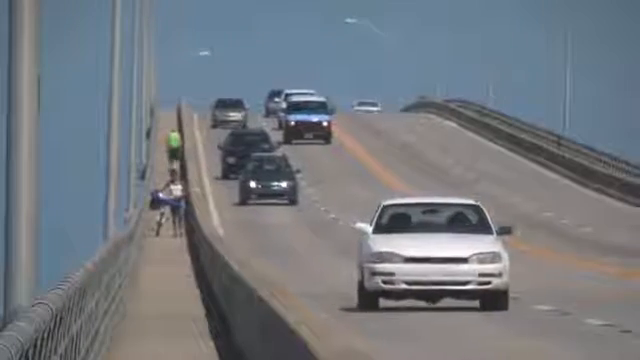
#> input picture frame 91 of videos/file slow.flv in open cv.mp4, 640 x 360 px
$ python objectDetection_camshift.py
#> lines starting #> are read from the running program, lines starting #| are printed output that depends on the picture; after the words box and inside, x2 and y2 are one past the last pixel; in counts of white or black regions, pixels touching at a corner belong together
import cv2 as cv
import numpy as np
from matplotlib import pyplot as plt

#read video
cap = cv.VideoCapture(r'C:\Users\amora\OneDrive\Documents\Visual Studio Code\Course_Imageproccesing2\videos\file slow.flv in open cv.mp4')

#____________________________________________step 1___________________________________________________#
#read first frame
ret , frame = cap.read()
#> frame is the input picture: shape (360, 640, 3); mean B, G, R 128.1, 121.4, 116
#Enter first pos of obj
x ,y ,w , h =  300 , 200 , 100 , 50
trackWindow = (x,y,w,h)
#set up roi
roi = frame[y:y+h , x:x+w]
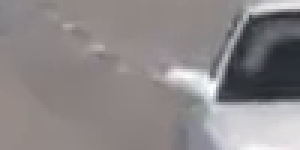
#> roi: shape (50, 100, 3) (shown 3 times larger); mean B, G, R 136.9, 136, 140.2


#____________________________________________step 2___________________________________________________#
#convert roi to hsv
hsv_roi = cv.cvtColor(roi , cv.COLOR_BGR2HSV)
#> hsv_roi: shape (50, 100, 3); mean H, S, V 59.1, 15.6, 142.1
#MAKE IN_RANGE with mask
mask = cv.inRange(hsv_roi , np.array((0.,60.,32.)) , np.array((180.,255.,255)))
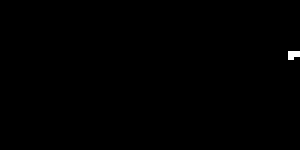
#> mask: shape (50, 100) (shown 3 times larger); 0.2% white in thin lines or dots, all inside (x1, y1, x2, y2) = (96, 17, 100, 20)
#get histogram
hist_roi = cv.calcHist([hsv_roi] , [0] , mask , [180] , [0,180] )
#> hist_roi = 180 values, max 10 at index 105, min 0 at index 0, mean 0.0556
# normalize histogram
normalize_roi = cv.normalize(hist_roi , hist_roi , 0 , 180 , cv.NORM_MINMAX)
#> normalize_roi = 180 values, max 180 at index 105, min 0 at index 0, mean 1
#cal criteria
criteria = ( cv.TERM_CRITERIA_EPS |  cv.TERM_CRITERIA_COUNT , 10 , 1)

#____________________________________________step 3___________________________________________________#
while cap.isOpened() :

    #read frame
    ret , frame = cap.read()
    #convert it to hsv
    hsv_frame = cv.cvtColor(frame ,  cv.COLOR_BGR2HSV)
#> hsv_frame: shape (360, 640, 3); mean H, S, V 71.2, 40.9, 133
    #now get back projection
    backProject = cv.calcBackProject([hsv_frame] , [0] , hist_roi , [0,180] ,1 )
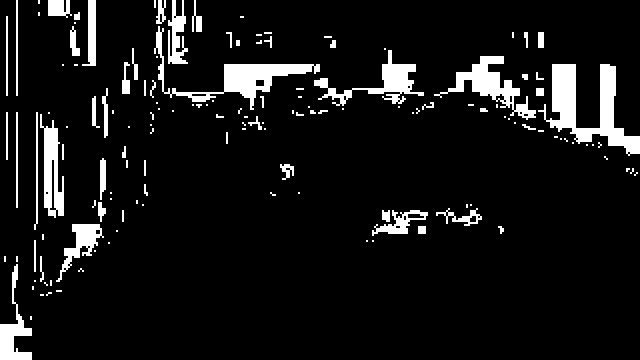
#> backProject: shape (360, 640); values 0 (black) and 180 (white), 8.3% white; 145 white regions (86 under 20 px), largest, box (x1, y1, x2, y2) and area: (538, 64, 640, 156) 3432, (154, 26, 320, 110) 2464, (434, 56, 536, 120) 1832
    #apply mean_shit
    ret , trackWindow = cv.CamShift(backProject , trackWindow , criteria)
#> ret = ((408, 222.5), (27, 94.86), 82.7); trackWindow = (360, 208, 96, 29)

    #get values from track_window
    # x,y,w,h = trackWindow
    # final_image = cv.rectangle(frame , (x,y) , (x+w,y+h) , (0,255,0) , 2 )
    pts = cv.boxPoints(ret)
#> pts = [[359.2, 215.1], [453.3, 203.1], [456.8, 229.9], [362.7, 241.9]]
    pts = np.int0(pts)
#> pts = [[359, 215], [453, 203], [456, 229], [362, 241]]
    final_image = cv.polylines(frame , [pts] , True , (0,255,0) , 2)

    #show image
    cv.imshow("original" , frame)
    cv.imshow("meanShift" , final_image)

    if cv.waitKey(1) & 0xFF == ord('q') :
#> (key q is pressed here)
        break


cv.destroyAllWindows()
cap.release()

$ run again, starting later in the video
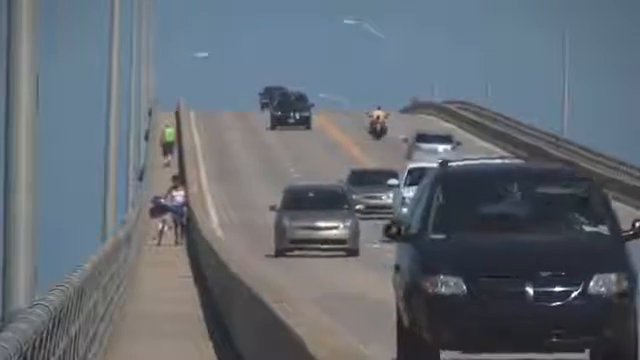
#> input picture frame 412 of videos/file slow.flv in open cv.mp4, 640 x 360 px
#> frame is the input picture: shape (360, 640, 3); mean B, G, R 115, 106.6, 99.1
#> hsv_roi: shape (50, 100, 3); mean H, S, V 95.3, 20, 103.1
#> `mask = cv.inRange(hsv_roi , np.array((0.,60.,32.)) , np.array((180.,25..`:
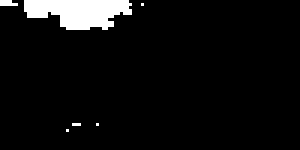
#> mask: shape (50, 100) (shown 3 times larger); 5.6% white; 6 white regions (5 under 20 px), largest, box (x1, y1, x2, y2) and area: (8, 0, 44, 10) 262
#> hist_roi = 180 values, max 110 at index 107, min 0 at index 0, mean 1.54
#> normalize_roi = 180 values, max 180 at index 107, min 0 at index 0, mean 2.53
#> hsv_frame: shape (360, 640, 3); mean H, S, V 86.9, 47.4, 118.3
#> `backProject = cv.calcBackProject([hsv_frame] , [0] , hist_roi , [0,180..`:
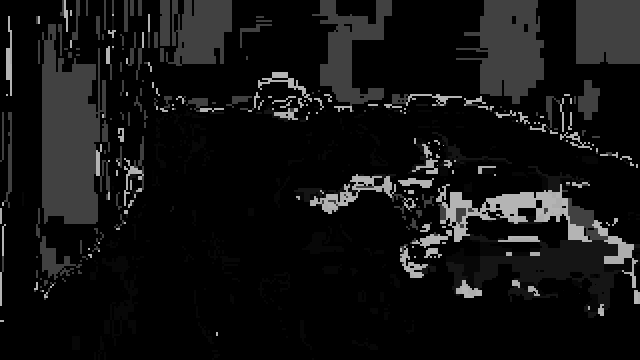
#> backProject: shape (360, 640); min 0, max 180, mean 18.2
#> ret = ((359, 192.5), (37.19, 121.2), 81.03); trackWindow = (298, 173, 122, 39)
#> `pts = cv.boxPoints(ret)`: pts = [[296.2, 183.6], [416, 164.7], [421.8, 201.4], [302, 220.3]]
#> `pts = np.int0(pts)`: pts = [[296, 183], [415, 164], [421, 201], [302, 220]]

$ run again, starting later in the video
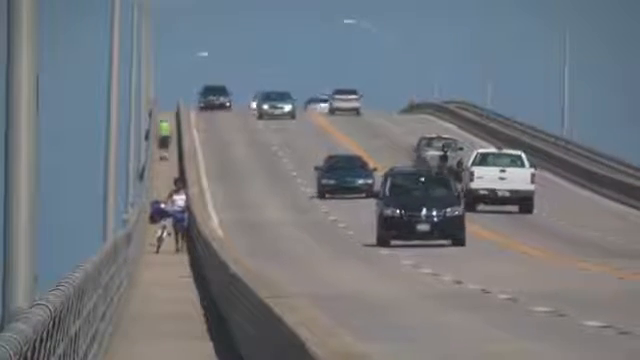
#> input picture frame 733 of videos/file slow.flv in open cv.mp4, 640 x 360 px
#> frame is the input picture: shape (360, 640, 3); mean B, G, R 126.6, 120.3, 115.2
#> hsv_roi: shape (50, 100, 3); mean H, S, V 69.3, 18.7, 124.4
#> `mask = cv.inRange(hsv_roi , np.array((0.,60.,32.)) , np.array((180.,25..`:
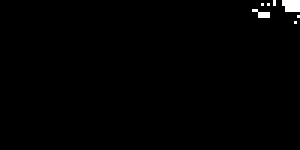
#> mask: shape (50, 100) (shown 3 times larger); 0.76% white; 7 white regions (6 under 20 px), largest, box (x1, y1, x2, y2) and area: (94, 0, 100, 4) 22
#> hist_roi = 180 values, max 19 at index 111, min 0 at index 0, mean 0.211
#> normalize_roi = 180 values, max 180 at index 111, min 0 at index 0, mean 2
#> hsv_frame: shape (360, 640, 3); mean H, S, V 70.8, 40.7, 131.7
#> `backProject = cv.calcBackProject([hsv_frame] , [0] , hist_roi , [0,180..`:
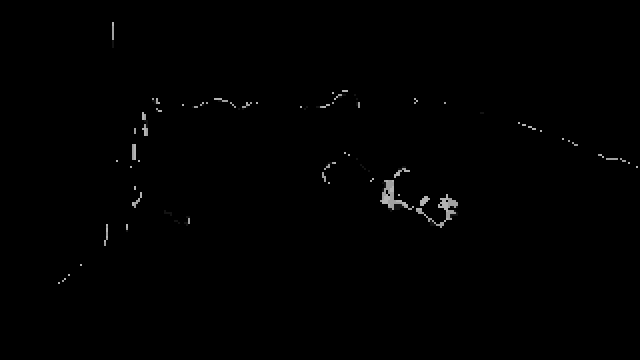
#> backProject: shape (360, 640); min 0, max 180, mean 1.1
#> ret = ((415, 200), (39.43, 106.9), 107.9); trackWindow = (363, 180, 104, 40)
#> `pts = cv.boxPoints(ret)`: pts = [[370.2, 164.8], [471.9, 197.7], [459.8, 235.2], [358.1, 202.3]]
#> `pts = np.int0(pts)`: pts = [[370, 164], [471, 197], [459, 235], [358, 202]]
